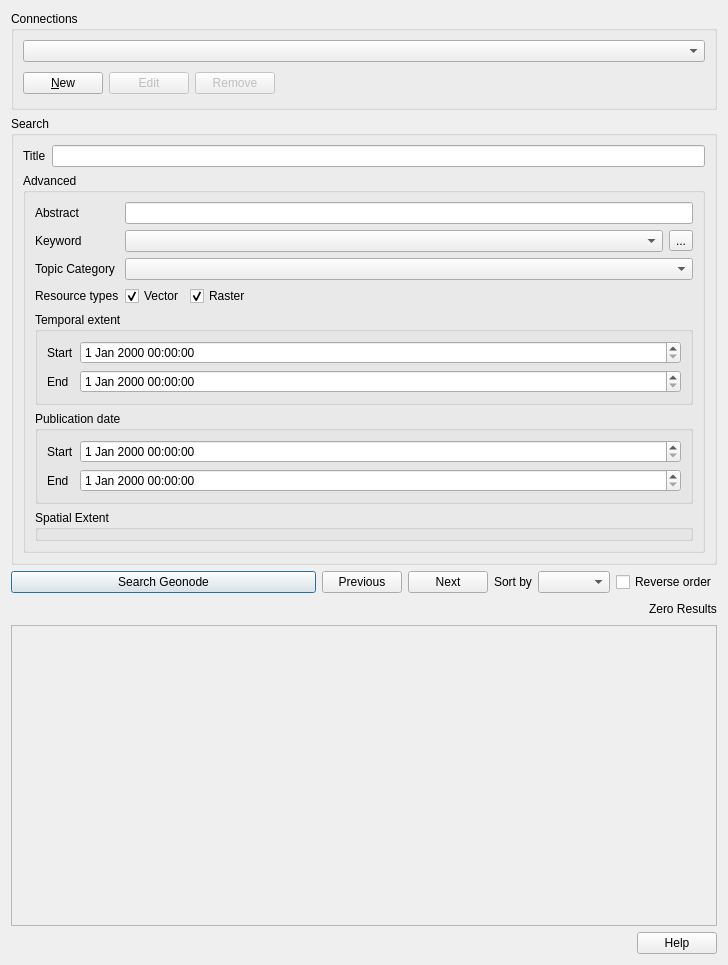
<?xml version="1.0" encoding="UTF-8"?>
<ui version="4.0">
 <class>QgsGeonode</class>
 <widget class="QDialog" name="QgsGeonode">
  <property name="geometry">
   <rect>
    <x>0</x>
    <y>0</y>
    <width>728</width>
    <height>965</height>
   </rect>
  </property>
  <property name="windowTitle">
   <string>Connection</string>
  </property>
  <layout class="QVBoxLayout" name="verticalLayout_2">
   <item>
    <widget class="QGroupBox" name="groupBox">
     <property name="title">
      <string>Connections</string>
     </property>
     <layout class="QVBoxLayout" name="verticalLayout_4">
      <item>
       <widget class="QComboBox" name="connections_cmb"/>
      </item>
      <item>
       <layout class="QHBoxLayout" name="horizontalLayout_2">
        <item>
         <widget class="QPushButton" name="new_connection_btn">
          <property name="toolTip">
           <string>Create a new service connection</string>
          </property>
          <property name="text">
           <string>&amp;New</string>
          </property>
         </widget>
        </item>
        <item>
         <widget class="QPushButton" name="edit_connection_btn">
          <property name="enabled">
           <bool>false</bool>
          </property>
          <property name="toolTip">
           <string>Edit selected service connection</string>
          </property>
          <property name="text">
           <string>Edit</string>
          </property>
         </widget>
        </item>
        <item>
         <widget class="QPushButton" name="delete_connection_btn">
          <property name="enabled">
           <bool>false</bool>
          </property>
          <property name="toolTip">
           <string>Remove connection to selected service</string>
          </property>
          <property name="text">
           <string>Remove</string>
          </property>
         </widget>
        </item>
        <item>
         <spacer>
          <property name="orientation">
           <enum>Qt::Horizontal</enum>
          </property>
          <property name="sizeType">
           <enum>QSizePolicy::Expanding</enum>
          </property>
          <property name="sizeHint" stdset="0">
           <size>
            <width>171</width>
            <height>30</height>
           </size>
          </property>
         </spacer>
        </item>
       </layout>
      </item>
     </layout>
    </widget>
   </item>
   <item>
    <widget class="QGroupBox" name="groupBox_2">
     <property name="title">
      <string>Search</string>
     </property>
     <layout class="QVBoxLayout" name="verticalLayout">
      <item>
       <layout class="QHBoxLayout" name="horizontalLayout_4">
        <item>
         <widget class="QLabel" name="title_la">
          <property name="enabled">
           <bool>true</bool>
          </property>
          <property name="text">
           <string>Title</string>
          </property>
          <property name="buddy">
           <cstring>title_le</cstring>
          </property>
         </widget>
        </item>
        <item>
         <widget class="QLineEdit" name="title_le">
          <property name="enabled">
           <bool>true</bool>
          </property>
          <property name="toolTip">
           <string>Display WFS FeatureTypes containing this word in the title, name or abstract</string>
          </property>
          <property name="whatsThis">
           <string>Display WFS FeatureTypes containing this word in the title, name or abstract</string>
          </property>
         </widget>
        </item>
       </layout>
      </item>
      <item>
       <widget class="QgsCollapsibleGroupBox" name="search_group_box">
        <property name="enabled">
         <bool>true</bool>
        </property>
        <property name="title">
         <string>Advanced</string>
        </property>
        <property name="checkable">
         <bool>false</bool>
        </property>
        <property name="checked">
         <bool>false</bool>
        </property>
        <property name="collapsed">
         <bool>false</bool>
        </property>
        <layout class="QFormLayout" name="formLayout_3">
         <item row="0" column="0">
          <widget class="QLabel" name="abstract_la">
           <property name="enabled">
            <bool>true</bool>
           </property>
           <property name="text">
            <string>Abstract</string>
           </property>
           <property name="buddy">
            <cstring>abstract_le</cstring>
           </property>
          </widget>
         </item>
         <item row="0" column="1">
          <widget class="QLineEdit" name="abstract_le">
           <property name="enabled">
            <bool>true</bool>
           </property>
          </widget>
         </item>
         <item row="1" column="0">
          <widget class="QLabel" name="keyword_la">
           <property name="enabled">
            <bool>true</bool>
           </property>
           <property name="text">
            <string>Keyword</string>
           </property>
           <property name="buddy">
            <cstring>keyword_cmb</cstring>
           </property>
          </widget>
         </item>
         <item row="1" column="1">
          <layout class="QHBoxLayout" name="horizontalLayout">
           <item>
            <widget class="QComboBox" name="keyword_cmb">
             <property name="enabled">
              <bool>true</bool>
             </property>
            </widget>
           </item>
           <item>
            <widget class="QToolButton" name="keyword_tool_btn">
             <property name="toolTip">
              <string>Click to fetch available keywords from the GeoNode instance</string>
             </property>
             <property name="text">
              <string>...</string>
             </property>
            </widget>
           </item>
          </layout>
         </item>
         <item row="2" column="0">
          <widget class="QLabel" name="category_la">
           <property name="enabled">
            <bool>true</bool>
           </property>
           <property name="text">
            <string>Topic Category</string>
           </property>
           <property name="buddy">
            <cstring>category_cmb</cstring>
           </property>
          </widget>
         </item>
         <item row="2" column="1">
          <widget class="QComboBox" name="category_cmb">
           <property name="enabled">
            <bool>true</bool>
           </property>
          </widget>
         </item>
         <item row="3" column="0">
          <widget class="QLabel" name="resource_types_la">
           <property name="enabled">
            <bool>true</bool>
           </property>
           <property name="toolTip">
            <string>Types of resources to be filtered, must select at least one of these in order to search</string>
           </property>
           <property name="text">
            <string>Resource types</string>
           </property>
          </widget>
         </item>
         <item row="3" column="1">
          <layout class="QHBoxLayout" name="horizontalLayout_3">
           <item>
            <widget class="QCheckBox" name="vector_chb">
             <property name="text">
              <string>Vector</string>
             </property>
             <property name="checked">
              <bool>true</bool>
             </property>
             <attribute name="buttonGroup">
              <string notr="true">resource_types_btngrp</string>
             </attribute>
            </widget>
           </item>
           <item>
            <widget class="QCheckBox" name="raster_chb">
             <property name="text">
              <string>Raster</string>
             </property>
             <property name="checked">
              <bool>true</bool>
             </property>
             <attribute name="buttonGroup">
              <string notr="true">resource_types_btngrp</string>
             </attribute>
            </widget>
           </item>
           <item>
            <spacer name="horizontalSpacer">
             <property name="orientation">
              <enum>Qt::Horizontal</enum>
             </property>
             <property name="sizeHint" stdset="0">
              <size>
               <width>40</width>
               <height>20</height>
              </size>
             </property>
            </spacer>
           </item>
          </layout>
         </item>
         <item row="4" column="0" colspan="2">
          <widget class="QgsCollapsibleGroupBox" name="temporal_extent_box">
           <property name="title">
            <string>Temporal extent</string>
           </property>
           <property name="collapsed">
            <bool>true</bool>
           </property>
           <layout class="QFormLayout" name="formLayout_2">
            <item row="0" column="0">
             <widget class="QLabel" name="label_10">
              <property name="text">
               <string>Start</string>
              </property>
             </widget>
            </item>
            <item row="0" column="1">
             <widget class="QgsDateTimeEdit" name="temporal_extent_start_dte">
              <property name="enabled">
               <bool>true</bool>
              </property>
              <property name="allowNull">
               <bool>true</bool>
              </property>
             </widget>
            </item>
            <item row="1" column="0">
             <widget class="QLabel" name="label_11">
              <property name="text">
               <string>End</string>
              </property>
             </widget>
            </item>
            <item row="1" column="1">
             <widget class="QgsDateTimeEdit" name="temporal_extent_end_dte">
              <property name="enabled">
               <bool>true</bool>
              </property>
             </widget>
            </item>
           </layout>
          </widget>
         </item>
         <item row="5" column="0" colspan="2">
          <widget class="QgsCollapsibleGroupBox" name="publication_date_box">
           <property name="title">
            <string>Publication date</string>
           </property>
           <property name="collapsed">
            <bool>true</bool>
           </property>
           <layout class="QFormLayout" name="formLayout">
            <item row="0" column="0">
             <widget class="QLabel" name="label_12">
              <property name="text">
               <string>Start</string>
              </property>
             </widget>
            </item>
            <item row="0" column="1">
             <widget class="QgsDateTimeEdit" name="publication_start_dte"/>
            </item>
            <item row="1" column="0">
             <widget class="QLabel" name="label_13">
              <property name="text">
               <string>End</string>
              </property>
             </widget>
            </item>
            <item row="1" column="1">
             <widget class="QgsDateTimeEdit" name="publication_end_dte"/>
            </item>
           </layout>
          </widget>
         </item>
         <item row="7" column="0" colspan="2">
          <widget class="QgsExtentGroupBox" name="spatial_extent_box">
           <property name="title">
            <string>Spatial Extent</string>
           </property>
           <property name="collapsed">
            <bool>true</bool>
           </property>
          </widget>
         </item>
        </layout>
       </widget>
      </item>
     </layout>
    </widget>
   </item>
   <item>
    <layout class="QHBoxLayout" name="horizontalLayout_5">
     <item>
      <widget class="QPushButton" name="search_btn">
       <property name="sizePolicy">
        <sizepolicy hsizetype="Expanding" vsizetype="Preferred">
         <horstretch>0</horstretch>
         <verstretch>0</verstretch>
        </sizepolicy>
       </property>
       <property name="minimumSize">
        <size>
         <width>0</width>
         <height>0</height>
        </size>
       </property>
       <property name="toolTip">
        <string>&lt;html&gt;&lt;head/&gt;&lt;body&gt;&lt;p&gt;Search for resources from the GeoNode instance&lt;/p&gt;&lt;/body&gt;&lt;/html&gt;</string>
       </property>
       <property name="text">
        <string>Search Geonode</string>
       </property>
       <property name="default">
        <bool>true</bool>
       </property>
      </widget>
     </item>
     <item>
      <widget class="QPushButton" name="previous_btn">
       <property name="sizePolicy">
        <sizepolicy hsizetype="Minimum" vsizetype="Preferred">
         <horstretch>0</horstretch>
         <verstretch>0</verstretch>
        </sizepolicy>
       </property>
       <property name="toolTip">
        <string>&lt;html&gt;&lt;head/&gt;&lt;body&gt;&lt;p&gt;Go to previous page&lt;/p&gt;&lt;/body&gt;&lt;/html&gt;</string>
       </property>
       <property name="text">
        <string>Previous</string>
       </property>
      </widget>
     </item>
     <item>
      <widget class="QPushButton" name="next_btn">
       <property name="sizePolicy">
        <sizepolicy hsizetype="Minimum" vsizetype="Preferred">
         <horstretch>0</horstretch>
         <verstretch>0</verstretch>
        </sizepolicy>
       </property>
       <property name="toolTip">
        <string>&lt;html&gt;&lt;head/&gt;&lt;body&gt;&lt;p&gt;Go to next page&lt;/p&gt;&lt;p&gt;&lt;br/&gt;&lt;/p&gt;&lt;/body&gt;&lt;/html&gt;</string>
       </property>
       <property name="text">
        <string>Next</string>
       </property>
      </widget>
     </item>
     <item>
      <widget class="QLabel" name="label_9">
       <property name="sizePolicy">
        <sizepolicy hsizetype="Minimum" vsizetype="Preferred">
         <horstretch>0</horstretch>
         <verstretch>0</verstretch>
        </sizepolicy>
       </property>
       <property name="styleSheet">
        <string notr="true"/>
       </property>
       <property name="text">
        <string>Sort by</string>
       </property>
       <property name="buddy">
        <cstring>sort_field_cmb</cstring>
       </property>
      </widget>
     </item>
     <item>
      <widget class="QComboBox" name="sort_field_cmb">
       <property name="sizePolicy">
        <sizepolicy hsizetype="Preferred" vsizetype="Fixed">
         <horstretch>0</horstretch>
         <verstretch>0</verstretch>
        </sizepolicy>
       </property>
       <property name="minimumSize">
        <size>
         <width>0</width>
         <height>0</height>
        </size>
       </property>
      </widget>
     </item>
     <item>
      <widget class="QCheckBox" name="reverse_order_chb">
       <property name="minimumSize">
        <size>
         <width>0</width>
         <height>0</height>
        </size>
       </property>
       <property name="layoutDirection">
        <enum>Qt::LeftToRight</enum>
       </property>
       <property name="text">
        <string>Reverse order</string>
       </property>
      </widget>
     </item>
    </layout>
   </item>
   <item>
    <layout class="QHBoxLayout" name="horizontalLayout_8">
     <item>
      <spacer name="horizontalSpacer_3">
       <property name="orientation">
        <enum>Qt::Horizontal</enum>
       </property>
       <property name="sizeHint" stdset="0">
        <size>
         <width>40</width>
         <height>20</height>
        </size>
       </property>
      </spacer>
     </item>
     <item>
      <widget class="QLabel" name="pagination_info_la">
       <property name="text">
        <string>Zero Results</string>
       </property>
      </widget>
     </item>
    </layout>
   </item>
   <item>
    <widget class="QScrollArea" name="scroll_area">
     <property name="styleSheet">
      <string notr="true"/>
     </property>
     <property name="frameShape">
      <enum>QFrame::StyledPanel</enum>
     </property>
     <property name="frameShadow">
      <enum>QFrame::Plain</enum>
     </property>
     <property name="widgetResizable">
      <bool>true</bool>
     </property>
     <property name="alignment">
      <set>Qt::AlignLeading|Qt::AlignLeft|Qt::AlignTop</set>
     </property>
     <widget class="QWidget" name="scrollAreaWidgetContents">
      <property name="geometry">
       <rect>
        <x>0</x>
        <y>0</y>
        <width>708</width>
        <height>366</height>
       </rect>
      </property>
     </widget>
    </widget>
   </item>
   <item>
    <widget class="QDialogButtonBox" name="buttonBox">
     <property name="orientation">
      <enum>Qt::Horizontal</enum>
     </property>
     <property name="standardButtons">
      <set>QDialogButtonBox::Help</set>
     </property>
    </widget>
   </item>
  </layout>
 </widget>
 <customwidgets>
  <customwidget>
   <class>QgsCollapsibleGroupBox</class>
   <extends>QGroupBox</extends>
   <header>qgscollapsiblegroupbox.h</header>
   <container>1</container>
  </customwidget>
  <customwidget>
   <class>QgsDateTimeEdit</class>
   <extends>QDateTimeEdit</extends>
   <header>qgsdatetimeedit.h</header>
  </customwidget>
  <customwidget>
   <class>QgsExtentGroupBox</class>
   <extends>QgsCollapsibleGroupBox</extends>
   <header>qgsextentgroupbox.h</header>
   <container>1</container>
  </customwidget>
 </customwidgets>
 <tabstops>
  <tabstop>title_le</tabstop>
  <tabstop>abstract_le</tabstop>
  <tabstop>keyword_cmb</tabstop>
  <tabstop>keyword_tool_btn</tabstop>
  <tabstop>category_cmb</tabstop>
  <tabstop>vector_chb</tabstop>
  <tabstop>raster_chb</tabstop>
  <tabstop>temporal_extent_start_dte</tabstop>
  <tabstop>temporal_extent_end_dte</tabstop>
  <tabstop>search_btn</tabstop>
  <tabstop>previous_btn</tabstop>
  <tabstop>next_btn</tabstop>
  <tabstop>sort_field_cmb</tabstop>
  <tabstop>reverse_order_chb</tabstop>
  <tabstop>scroll_area</tabstop>
  <tabstop>connections_cmb</tabstop>
  <tabstop>new_connection_btn</tabstop>
  <tabstop>edit_connection_btn</tabstop>
  <tabstop>delete_connection_btn</tabstop>
 </tabstops>
 <resources/>
 <connections/>
 <buttongroups>
  <buttongroup name="resource_types_btngrp">
   <property name="exclusive">
    <bool>false</bool>
   </property>
  </buttongroup>
 </buttongroups>
</ui>
